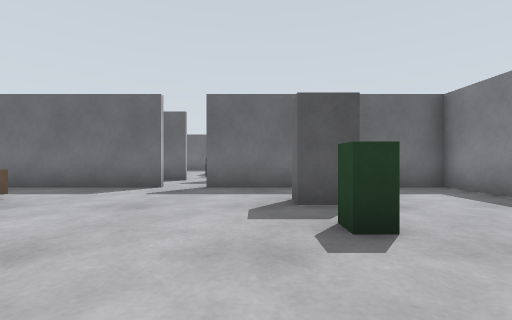
[1] (above)

20 first-person views from a walk through a world built for the Gazebo simulator. The camera is 0.72 m above the floor, looks level and sees 90° across. The floor is counted in squares, 1 m on a side. Each view is taken from the middle of a square. On the plan, view 1 faces up. The plan holds only what a view shows up to about 9 squares ahead; the rest is blank.

[2]
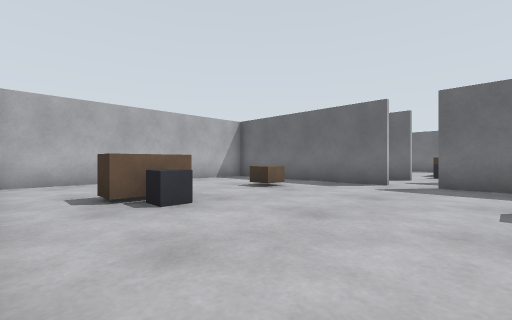

[3]
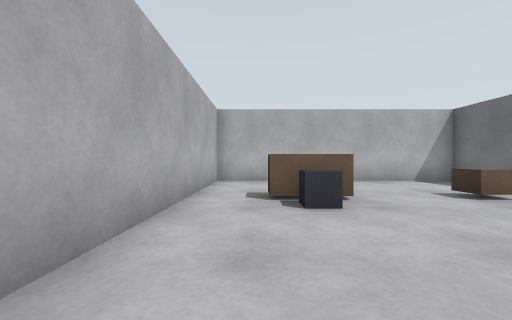

[4]
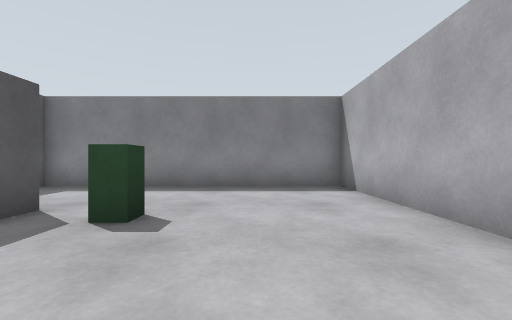

[5]
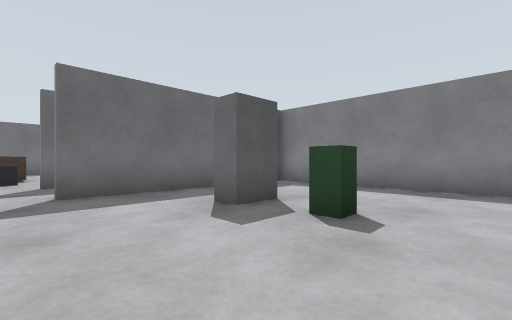

[6]
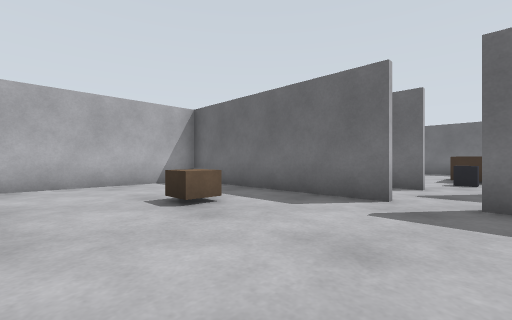

[7]
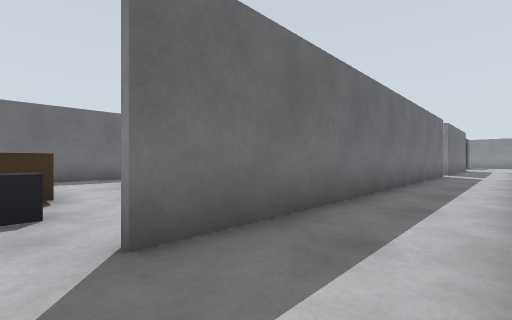

[8]
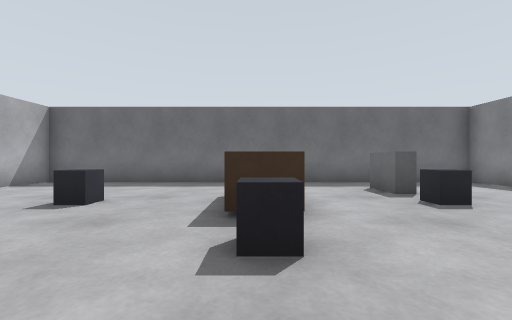

[9]
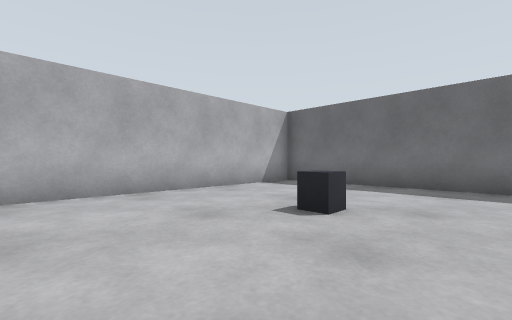

[10]
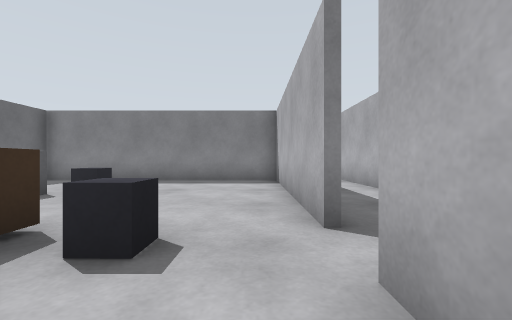

[11]
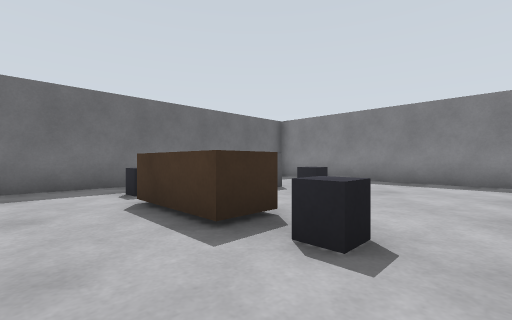

[12]
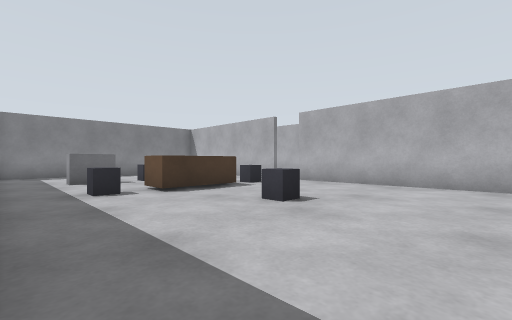

[13]
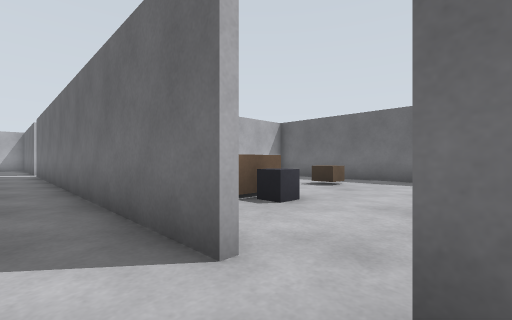

[14]
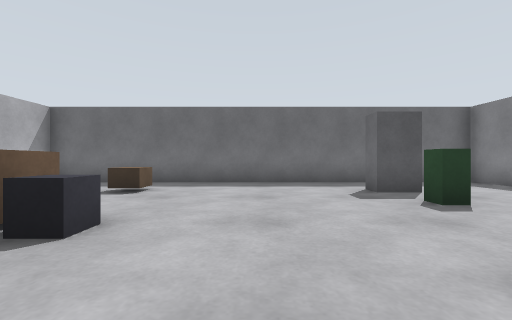

[15]
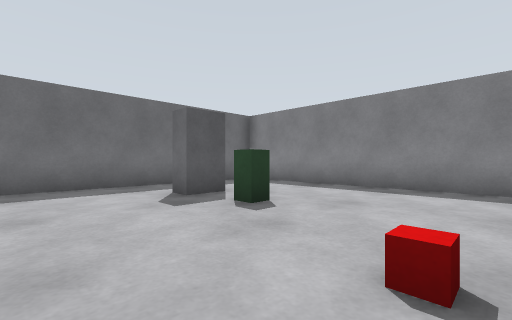

[16]
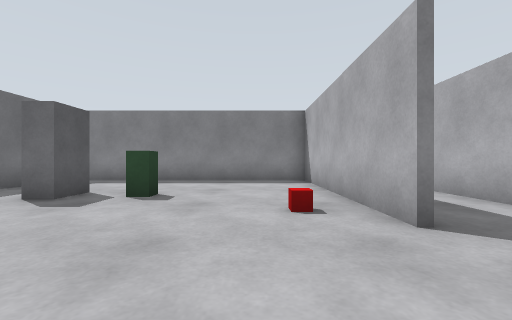

[17]
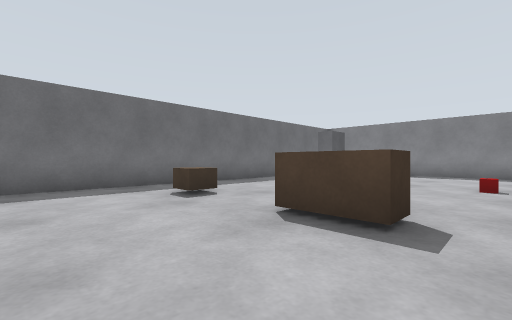

[18]
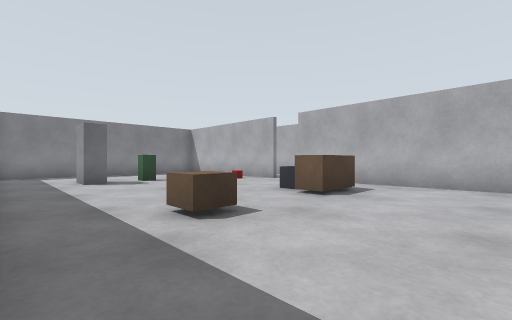

[19]
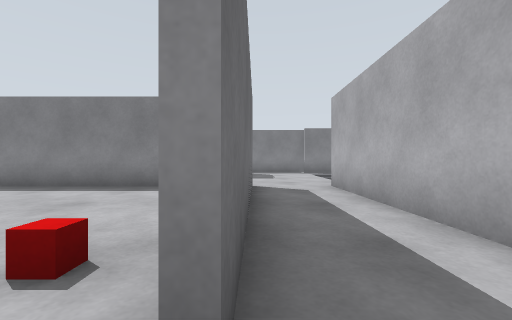

[20]
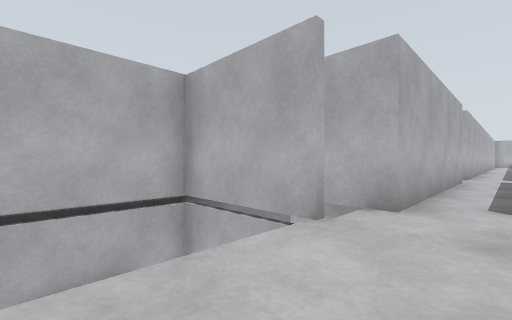

### Floor plan
Ten units are one square. View 1 is at (0, 0); x grows to the right and y downward. Boxes are objects, and circles mark ways between rooms. Rooms are numbered by the first view taken in them; rooms with no view inside come last. Other rooms are left out.
<svg viewBox="-92 -178 327 196">
<path fill="none" stroke="#000" d="M-25 -67 -87 -67 -87 13 -12 13M2 13 49 13 49 -67 -14 -67M-14 -93 49 -93 49 -173 -87 -173 -87 -100M-80 -93 -25 -93M188 -91 126 -91M210 -33 230 -33M128 -69 191 -69 191 -58M116 -91 -14 -91M24 -69 50 -69M-24 -91 -32 -91M126 -93 190 -93 190 -173 53 -173 53 -156M60 -93 110 -93"/>
<rect x="-55" y="-15" width="10" height="20" fill="#bbb"><title>brown box</title></rect>
<rect x="-55" y="-45" width="10" height="10" fill="#bbb"><title>brown box</title></rect>
<rect x="-45" y="-15" width="10" height="10" fill="#bbb"><title>grey box</title></rect>
<rect x="5" y="-35" width="10" height="10" fill="#bbb"><title>green box</title></rect>
<rect x="5" y="-45" width="10" height="10" fill="#bbb"><title>grey box</title></rect>
<rect x="-55" y="-135" width="10" height="10" fill="#bbb"><title>grey box</title></rect>
<rect x="-25" y="-115" width="10" height="10" fill="#bbb"><title>grey box</title></rect>
<rect x="-25" y="-145" width="10" height="30" fill="#bbb"><title>brown box</title></rect>
<rect x="-25" y="-155" width="10" height="10" fill="#bbb"><title>grey box</title></rect>
<rect x="5" y="-135" width="10" height="10" fill="#bbb"><title>grey box</title></rect>
<rect x="5" y="-155" width="10" height="10" fill="#bbb"><title>grey box</title></rect>
<rect x="85" y="-125" width="10" height="20" fill="#bbb"><title>brown box</title></rect>
<rect x="85" y="-155" width="10" height="10" fill="#bbb"><title>brown box</title></rect>
<rect x="95" y="-125" width="10" height="10" fill="#bbb"><title>grey box</title></rect>
<rect x="135" y="-105" width="10" height="10" fill="#bbb"><title>red box</title></rect>
<rect x="145" y="-135" width="10" height="10" fill="#bbb"><title>green box</title></rect>
<rect x="145" y="-155" width="10" height="10" fill="#bbb"><title>grey box</title></rect>
<circle cx="-20" cy="-70" r="3" fill="#2a7"/>
<circle cx="-20" cy="-90" r="3" fill="#2a7"/>
<circle cx="120" cy="-90" r="3" fill="#2a7"/>
<text x="-20" y="-30">1</text>
<text x="-20" y="-130">2</text>
<text x="200" y="-100">3</text>
<text x="120" y="-130">4</text>
</svg>
Room 1 opens to room 3. Room 2 opens to room 3. Room 3 opens to room 4.

Where each view was taken, in squares from view 1:
view 1: 0 up, 0 right, facing up
view 2: 1 down, 0 right, facing up-left
view 3: 0 up, 0 right, facing left
view 4: 1 up, 2 left, facing right
view 5: 1 up, 2 left, facing up-right
view 6: 2 up, 1 left, facing up-left
view 7: 7 up, 2 left, facing up-right
view 8: 9 up, 2 left, facing up
view 9: 10 up, 3 left, facing up-left
view 10: 10 up, 4 left, facing right
view 11: 10 up, 4 left, facing up-right
view 12: 17 up, 8 left, facing down-right
view 13: 8 up, 13 right, facing up-left
view 14: 9 up, 12 right, facing up
view 15: 10 up, 12 right, facing up-right
view 16: 11 up, 10 right, facing right
view 17: 10 up, 6 right, facing up-right
view 18: 17 up, 6 right, facing down-right
view 19: 9 up, 12 right, facing right
view 20: 8 up, 23 right, facing down-left
